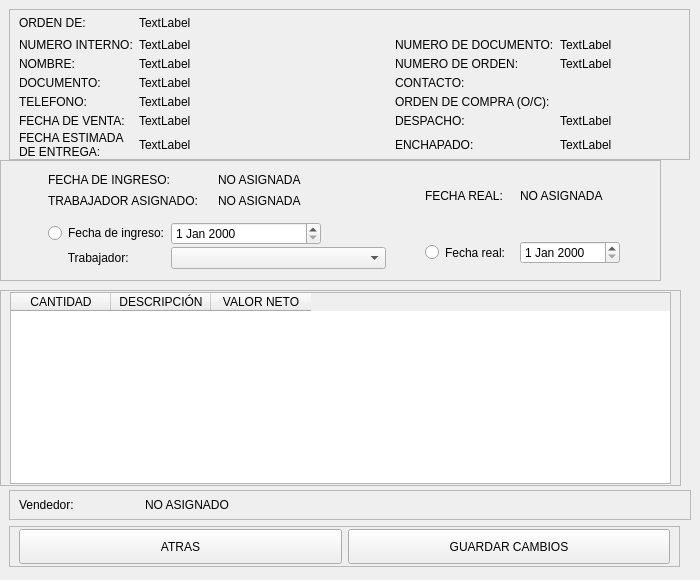
<?xml version="1.0" encoding="UTF-8"?>
<ui version="4.0">
 <class>Form</class>
 <widget class="QWidget" name="Form">
  <property name="geometry">
   <rect>
    <x>0</x>
    <y>0</y>
    <width>700</width>
    <height>580</height>
   </rect>
  </property>
  <property name="minimumSize">
   <size>
    <width>700</width>
    <height>580</height>
   </size>
  </property>
  <property name="maximumSize">
   <size>
    <width>16777215</width>
    <height>16777215</height>
   </size>
  </property>
  <property name="windowTitle">
   <string>Form</string>
  </property>
  <widget class="QFrame" name="frame">
   <property name="geometry">
    <rect>
     <x>9</x>
     <y>9</y>
     <width>681</width>
     <height>151</height>
    </rect>
   </property>
   <property name="frameShape">
    <enum>QFrame::StyledPanel</enum>
   </property>
   <property name="frameShadow">
    <enum>QFrame::Raised</enum>
   </property>
   <layout class="QGridLayout" name="gridLayout">
    <property name="topMargin">
     <number>0</number>
    </property>
    <property name="bottomMargin">
     <number>0</number>
    </property>
    <property name="verticalSpacing">
     <number>1</number>
    </property>
    <item row="7" column="4">
     <widget class="QLabel" name="lb_enchapado">
      <property name="text">
       <string>TextLabel</string>
      </property>
     </widget>
    </item>
    <item row="1" column="2">
     <widget class="QLabel" name="lb_interno">
      <property name="text">
       <string>TextLabel</string>
      </property>
     </widget>
    </item>
    <item row="5" column="4">
     <widget class="QLabel" name="lb_oce">
      <property name="text">
       <string/>
      </property>
     </widget>
    </item>
    <item row="5" column="0">
     <widget class="QLabel" name="label_6">
      <property name="text">
       <string>TELEFONO:</string>
      </property>
     </widget>
    </item>
    <item row="3" column="0">
     <widget class="QLabel" name="label_5">
      <property name="text">
       <string>DOCUMENTO:</string>
      </property>
     </widget>
    </item>
    <item row="3" column="4">
     <widget class="QLabel" name="label_8">
      <property name="text">
       <string/>
      </property>
     </widget>
    </item>
    <item row="1" column="3">
     <widget class="QLabel" name="label_10">
      <property name="text">
       <string>NUMERO DE DOCUMENTO:</string>
      </property>
     </widget>
    </item>
    <item row="3" column="3">
     <widget class="QLabel" name="label_14">
      <property name="text">
       <string>CONTACTO:</string>
      </property>
     </widget>
    </item>
    <item row="5" column="3">
     <widget class="QLabel" name="label_15">
      <property name="text">
       <string>ORDEN DE COMPRA (O/C):</string>
      </property>
     </widget>
    </item>
    <item row="6" column="2">
     <widget class="QLabel" name="lb_fecha_venta">
      <property name="text">
       <string>TextLabel</string>
      </property>
     </widget>
    </item>
    <item row="5" column="2">
     <widget class="QLabel" name="lb_telefono">
      <property name="text">
       <string>TextLabel</string>
      </property>
     </widget>
    </item>
    <item row="6" column="0">
     <widget class="QLabel" name="label_17">
      <property name="text">
       <string>FECHA DE VENTA:</string>
      </property>
     </widget>
    </item>
    <item row="6" column="3">
     <widget class="QLabel" name="label_19">
      <property name="text">
       <string>DESPACHO:</string>
      </property>
     </widget>
    </item>
    <item row="6" column="4">
     <widget class="QLabel" name="lb_despacho">
      <property name="text">
       <string>TextLabel</string>
      </property>
     </widget>
    </item>
    <item row="7" column="0">
     <widget class="QLabel" name="label_21">
      <property name="maximumSize">
       <size>
        <width>110</width>
        <height>16777215</height>
       </size>
      </property>
      <property name="text">
       <string>FECHA ESTIMADA DE ENTREGA:</string>
      </property>
      <property name="wordWrap">
       <bool>true</bool>
      </property>
     </widget>
    </item>
    <item row="7" column="2">
     <widget class="QLabel" name="lb_fecha_est">
      <property name="text">
       <string>TextLabel</string>
      </property>
     </widget>
    </item>
    <item row="7" column="3">
     <widget class="QLabel" name="label_22">
      <property name="text">
       <string>ENCHAPADO:</string>
      </property>
     </widget>
    </item>
    <item row="2" column="4">
     <widget class="QLabel" name="lb_orden">
      <property name="text">
       <string>TextLabel</string>
      </property>
     </widget>
    </item>
    <item row="1" column="4">
     <widget class="QLabel" name="lb_documento">
      <property name="text">
       <string>TextLabel</string>
      </property>
     </widget>
    </item>
    <item row="1" column="0">
     <widget class="QLabel" name="label">
      <property name="text">
       <string>NUMERO INTERNO:</string>
      </property>
     </widget>
    </item>
    <item row="2" column="0">
     <widget class="QLabel" name="label_2">
      <property name="text">
       <string>NOMBRE:</string>
      </property>
     </widget>
    </item>
    <item row="2" column="3">
     <widget class="QLabel" name="label_12">
      <property name="text">
       <string>NUMERO DE ORDEN:</string>
      </property>
     </widget>
    </item>
    <item row="2" column="2">
     <widget class="QLabel" name="lb_nombre">
      <property name="minimumSize">
       <size>
        <width>250</width>
        <height>0</height>
       </size>
      </property>
      <property name="text">
       <string>TextLabel</string>
      </property>
      <property name="wordWrap">
       <bool>true</bool>
      </property>
     </widget>
    </item>
    <item row="3" column="2">
     <widget class="QLabel" name="lb_doc">
      <property name="text">
       <string>TextLabel</string>
      </property>
     </widget>
    </item>
    <item row="0" column="0">
     <widget class="QLabel" name="label_3">
      <property name="minimumSize">
       <size>
        <width>0</width>
        <height>25</height>
       </size>
      </property>
      <property name="maximumSize">
       <size>
        <width>16777215</width>
        <height>16777215</height>
       </size>
      </property>
      <property name="text">
       <string>ORDEN DE:</string>
      </property>
     </widget>
    </item>
    <item row="0" column="2">
     <widget class="QLabel" name="lb_nombre_orden">
      <property name="minimumSize">
       <size>
        <width>0</width>
        <height>25</height>
       </size>
      </property>
      <property name="text">
       <string>TextLabel</string>
      </property>
     </widget>
    </item>
   </layout>
  </widget>
  <widget class="QFrame" name="frame_2">
   <property name="geometry">
    <rect>
     <x>0</x>
     <y>290</y>
     <width>681</width>
     <height>196</height>
    </rect>
   </property>
   <property name="maximumSize">
    <size>
     <width>16777215</width>
     <height>200</height>
    </size>
   </property>
   <property name="frameShape">
    <enum>QFrame::StyledPanel</enum>
   </property>
   <property name="frameShadow">
    <enum>QFrame::Raised</enum>
   </property>
   <layout class="QHBoxLayout" name="horizontalLayout_2">
    <property name="topMargin">
     <number>1</number>
    </property>
    <property name="bottomMargin">
     <number>1</number>
    </property>
    <item>
     <widget class="QTableWidget" name="tableWidget">
      <property name="minimumSize">
       <size>
        <width>0</width>
        <height>0</height>
       </size>
      </property>
      <property name="maximumSize">
       <size>
        <width>16777215</width>
        <height>1670000</height>
       </size>
      </property>
      <column>
       <property name="text">
        <string>CANTIDAD</string>
       </property>
      </column>
      <column>
       <property name="text">
        <string>DESCRIPCIÓN</string>
       </property>
      </column>
      <column>
       <property name="text">
        <string>VALOR NETO</string>
       </property>
      </column>
     </widget>
    </item>
   </layout>
  </widget>
  <widget class="QFrame" name="frame_3">
   <property name="geometry">
    <rect>
     <x>9</x>
     <y>526</y>
     <width>671</width>
     <height>41</height>
    </rect>
   </property>
   <property name="maximumSize">
    <size>
     <width>16777215</width>
     <height>45</height>
    </size>
   </property>
   <property name="frameShape">
    <enum>QFrame::StyledPanel</enum>
   </property>
   <property name="frameShadow">
    <enum>QFrame::Raised</enum>
   </property>
   <layout class="QHBoxLayout" name="horizontalLayout">
    <property name="topMargin">
     <number>0</number>
    </property>
    <property name="bottomMargin">
     <number>0</number>
    </property>
    <item>
     <widget class="QPushButton" name="btn_atras">
      <property name="maximumSize">
       <size>
        <width>16777215</width>
        <height>35</height>
       </size>
      </property>
      <property name="text">
       <string>ATRAS</string>
      </property>
     </widget>
    </item>
    <item>
     <widget class="QPushButton" name="btn_guardar">
      <property name="maximumSize">
       <size>
        <width>16777215</width>
        <height>35</height>
       </size>
      </property>
      <property name="text">
       <string>GUARDAR CAMBIOS</string>
      </property>
     </widget>
    </item>
   </layout>
  </widget>
  <widget class="QFrame" name="frame_4">
   <property name="geometry">
    <rect>
     <x>0</x>
     <y>160</y>
     <width>661</width>
     <height>121</height>
    </rect>
   </property>
   <property name="maximumSize">
    <size>
     <width>16777215</width>
     <height>177777</height>
    </size>
   </property>
   <property name="frameShape">
    <enum>QFrame::StyledPanel</enum>
   </property>
   <property name="frameShadow">
    <enum>QFrame::Raised</enum>
   </property>
   <layout class="QHBoxLayout" name="horizontalLayout_5">
    <property name="spacing">
     <number>1</number>
    </property>
    <property name="topMargin">
     <number>0</number>
    </property>
    <property name="rightMargin">
     <number>0</number>
    </property>
    <property name="bottomMargin">
     <number>0</number>
    </property>
    <item>
     <layout class="QVBoxLayout" name="verticalLayout_2">
      <property name="spacing">
       <number>2</number>
      </property>
      <property name="topMargin">
       <number>0</number>
      </property>
      <property name="bottomMargin">
       <number>0</number>
      </property>
      <item>
       <layout class="QHBoxLayout" name="horizontalLayout_3">
        <property name="spacing">
         <number>1</number>
        </property>
        <property name="topMargin">
         <number>0</number>
        </property>
        <property name="bottomMargin">
         <number>0</number>
        </property>
        <item>
         <layout class="QGridLayout" name="gridLayout_4">
          <property name="verticalSpacing">
           <number>1</number>
          </property>
          <item row="0" column="0">
           <widget class="QLabel" name="label_25">
            <property name="maximumSize">
             <size>
              <width>16777215</width>
              <height>20</height>
             </size>
            </property>
            <property name="text">
             <string>FECHA DE INGRESO:</string>
            </property>
           </widget>
          </item>
          <item row="1" column="0">
           <widget class="QLabel" name="label_26">
            <property name="maximumSize">
             <size>
              <width>16777215</width>
              <height>20</height>
             </size>
            </property>
            <property name="text">
             <string>TRABAJADOR ASIGNADO:</string>
            </property>
           </widget>
          </item>
          <item row="0" column="1">
           <widget class="QLabel" name="lb_ing">
            <property name="maximumSize">
             <size>
              <width>16777215</width>
              <height>20</height>
             </size>
            </property>
            <property name="text">
             <string>NO ASIGNADA</string>
            </property>
           </widget>
          </item>
          <item row="1" column="1">
           <widget class="QLabel" name="lb_dim">
            <property name="maximumSize">
             <size>
              <width>16777215</width>
              <height>20</height>
             </size>
            </property>
            <property name="text">
             <string>NO ASIGNADA</string>
            </property>
           </widget>
          </item>
         </layout>
        </item>
       </layout>
      </item>
      <item>
       <layout class="QGridLayout" name="gridLayout_2">
        <item row="1" column="0">
         <widget class="QLabel" name="label_31">
          <property name="maximumSize">
           <size>
            <width>86</width>
            <height>25</height>
           </size>
          </property>
          <property name="text">
           <string>      Trabajador:</string>
          </property>
         </widget>
        </item>
        <item row="1" column="1">
         <widget class="QComboBox" name="combo_dimensionador">
          <property name="sizePolicy">
           <sizepolicy hsizetype="Expanding" vsizetype="Fixed">
            <horstretch>0</horstretch>
            <verstretch>0</verstretch>
           </sizepolicy>
          </property>
          <property name="maximumSize">
           <size>
            <width>250</width>
            <height>16777215</height>
           </size>
          </property>
         </widget>
        </item>
        <item row="0" column="0">
         <widget class="QRadioButton" name="r_opc1">
          <property name="text">
           <string>Fecha de ingreso:</string>
          </property>
         </widget>
        </item>
        <item row="0" column="1">
         <widget class="QDateEdit" name="date_ingreso">
          <property name="maximumSize">
           <size>
            <width>150</width>
            <height>16777215</height>
           </size>
          </property>
         </widget>
        </item>
       </layout>
      </item>
     </layout>
    </item>
    <item>
     <layout class="QVBoxLayout" name="verticalLayout_3">
      <property name="spacing">
       <number>10</number>
      </property>
      <property name="topMargin">
       <number>0</number>
      </property>
      <property name="bottomMargin">
       <number>0</number>
      </property>
      <item>
       <layout class="QHBoxLayout" name="horizontalLayout_6">
        <property name="spacing">
         <number>10</number>
        </property>
        <property name="topMargin">
         <number>5</number>
        </property>
        <property name="bottomMargin">
         <number>5</number>
        </property>
        <item>
         <widget class="QLabel" name="label_32">
          <property name="maximumSize">
           <size>
            <width>85</width>
            <height>30</height>
           </size>
          </property>
          <property name="text">
           <string>FECHA REAL:</string>
          </property>
         </widget>
        </item>
        <item>
         <widget class="QLabel" name="lb_real">
          <property name="maximumSize">
           <size>
            <width>16777215</width>
            <height>30</height>
           </size>
          </property>
          <property name="text">
           <string>NO ASIGNADA</string>
          </property>
         </widget>
        </item>
       </layout>
      </item>
      <item>
       <layout class="QGridLayout" name="gridLayout_3">
        <item row="0" column="1">
         <widget class="QDateEdit" name="date_real">
          <property name="maximumSize">
           <size>
            <width>100</width>
            <height>16777215</height>
           </size>
          </property>
         </widget>
        </item>
        <item row="0" column="0">
         <widget class="QRadioButton" name="r_opc2">
          <property name="maximumSize">
           <size>
            <width>85</width>
            <height>50</height>
           </size>
          </property>
          <property name="text">
           <string>Fecha real:</string>
          </property>
         </widget>
        </item>
       </layout>
      </item>
     </layout>
    </item>
   </layout>
  </widget>
  <widget class="QFrame" name="frame_5">
   <property name="geometry">
    <rect>
     <x>9</x>
     <y>490</y>
     <width>682</width>
     <height>30</height>
    </rect>
   </property>
   <property name="maximumSize">
    <size>
     <width>16777215</width>
     <height>30</height>
    </size>
   </property>
   <property name="frameShape">
    <enum>QFrame::StyledPanel</enum>
   </property>
   <property name="frameShadow">
    <enum>QFrame::Raised</enum>
   </property>
   <layout class="QHBoxLayout" name="horizontalLayout_4">
    <item>
     <widget class="QLabel" name="label_4">
      <property name="maximumSize">
       <size>
        <width>120</width>
        <height>16777215</height>
       </size>
      </property>
      <property name="text">
       <string>Vendedor:</string>
      </property>
     </widget>
    </item>
    <item>
     <widget class="QLabel" name="lb_vend">
      <property name="text">
       <string>NO ASIGNADO</string>
      </property>
     </widget>
    </item>
   </layout>
  </widget>
 </widget>
 <resources/>
 <connections/>
</ui>
